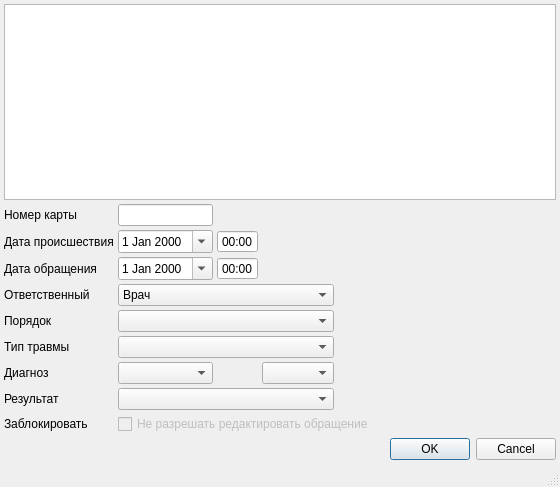
<?xml version="1.0" encoding="UTF-8"?>
<ui version="4.0">
 <class>Dialog</class>
 <widget class="QDialog" name="Dialog">
  <property name="geometry">
   <rect>
    <x>0</x>
    <y>0</y>
    <width>560</width>
    <height>487</height>
   </rect>
  </property>
  <property name="windowTitle">
   <string>Dialog</string>
  </property>
  <property name="sizeGripEnabled">
   <bool>true</bool>
  </property>
  <layout class="QGridLayout">
   <property name="margin">
    <number>4</number>
   </property>
   <property name="spacing">
    <number>4</number>
   </property>
   <item row="2" column="2">
    <widget class="QTimeEdit" name="edtBegTime">
     <property name="buttonSymbols">
      <enum>QAbstractSpinBox::NoButtons</enum>
     </property>
     <property name="displayFormat">
      <string>HH:mm</string>
     </property>
    </widget>
   </item>
   <item row="3" column="0">
    <widget class="QLabel" name="label_11">
     <property name="text">
      <string>Дата обращения</string>
     </property>
     <property name="buddy">
      <cstring>edtEndDate</cstring>
     </property>
    </widget>
   </item>
   <item row="6" column="0">
    <widget class="QLabel" name="lblTraumaType">
     <property name="text">
      <string>Тип травмы</string>
     </property>
    </widget>
   </item>
   <item row="2" column="3" colspan="2">
    <spacer>
     <property name="orientation">
      <enum>Qt::Horizontal</enum>
     </property>
     <property name="sizeHint" stdset="0">
      <size>
       <width>461</width>
       <height>20</height>
      </size>
     </property>
    </spacer>
   </item>
   <item row="1" column="1">
    <widget class="QLineEdit" name="edtCardNo"/>
   </item>
   <item row="8" column="4">
    <spacer>
     <property name="orientation">
      <enum>Qt::Horizontal</enum>
     </property>
     <property name="sizeHint" stdset="0">
      <size>
       <width>40</width>
       <height>20</height>
      </size>
     </property>
    </spacer>
   </item>
   <item row="6" column="4">
    <spacer>
     <property name="orientation">
      <enum>Qt::Horizontal</enum>
     </property>
     <property name="sizeHint" stdset="0">
      <size>
       <width>40</width>
       <height>20</height>
      </size>
     </property>
    </spacer>
   </item>
   <item row="4" column="1" colspan="3">
    <widget class="CPersonComboBoxEx" name="cmbPerson">
     <property name="whatsThis">
      <string>врач отвечающий за осмотр (терапевт)</string>
     </property>
     <item>
      <property name="text">
       <string>Врач</string>
      </property>
     </item>
    </widget>
   </item>
   <item row="3" column="1">
    <widget class="CDateEdit" name="edtEndDate">
     <property name="whatsThis">
      <string>дата окончания осмотра</string>
     </property>
     <property name="calendarPopup">
      <bool>true</bool>
     </property>
    </widget>
   </item>
   <item row="2" column="1">
    <widget class="CDateEdit" name="edtBegDate">
     <property name="whatsThis">
      <string>дата начала осмотра</string>
     </property>
     <property name="calendarPopup">
      <bool>true</bool>
     </property>
    </widget>
   </item>
   <item row="3" column="2">
    <widget class="QTimeEdit" name="edtEndTime">
     <property name="buttonSymbols">
      <enum>QAbstractSpinBox::NoButtons</enum>
     </property>
     <property name="displayFormat">
      <string>HH:mm</string>
     </property>
    </widget>
   </item>
   <item row="1" column="0">
    <widget class="QLabel" name="lblCardNo">
     <property name="text">
      <string>Номер карты</string>
     </property>
    </widget>
   </item>
   <item row="4" column="0">
    <widget class="QLabel" name="lblPerson">
     <property name="text">
      <string>Ответственный</string>
     </property>
     <property name="buddy">
      <cstring>cmbPerson</cstring>
     </property>
    </widget>
   </item>
   <item row="5" column="0">
    <widget class="QLabel" name="lblOrder">
     <property name="text">
      <string>Порядок</string>
     </property>
     <property name="buddy">
      <cstring>cmbOrder</cstring>
     </property>
    </widget>
   </item>
   <item row="0" column="0" colspan="5">
    <widget class="CTextBrowser" name="txtClientInfoBrowser">
     <property name="sizePolicy">
      <sizepolicy hsizetype="Expanding" vsizetype="Preferred">
       <horstretch>0</horstretch>
       <verstretch>2</verstretch>
      </sizepolicy>
     </property>
     <property name="minimumSize">
      <size>
       <width>0</width>
       <height>100</height>
      </size>
     </property>
     <property name="maximumSize">
      <size>
       <width>16777215</width>
       <height>16777215</height>
      </size>
     </property>
     <property name="focusPolicy">
      <enum>Qt::ClickFocus</enum>
     </property>
     <property name="whatsThis">
      <string>Описание пациента</string>
     </property>
     <property name="html">
      <string>&lt;!DOCTYPE HTML PUBLIC &quot;-//W3C//DTD HTML 4.0//EN&quot; &quot;http://www.w3.org/TR/REC-html40/strict.dtd&quot;&gt;
&lt;html&gt;&lt;head&gt;&lt;meta name=&quot;qrichtext&quot; content=&quot;1&quot; /&gt;&lt;style type=&quot;text/css&quot;&gt;
p, li { white-space: pre-wrap; }
&lt;/style&gt;&lt;/head&gt;&lt;body style=&quot; font-family:'MS Shell Dlg 2'; font-size:8.25pt; font-weight:400; font-style:normal;&quot;&gt;
&lt;p style=&quot;-qt-paragraph-type:empty; margin-top:0px; margin-bottom:0px; margin-left:0px; margin-right:0px; -qt-block-indent:0; text-indent:0px; font-size:8pt;&quot;&gt;&lt;br /&gt;&lt;/p&gt;&lt;/body&gt;&lt;/html&gt;</string>
     </property>
    </widget>
   </item>
   <item row="2" column="0">
    <widget class="QLabel" name="label_12">
     <property name="text">
      <string>Дата происшествия</string>
     </property>
     <property name="buddy">
      <cstring>edtBegDate</cstring>
     </property>
    </widget>
   </item>
   <item row="1" column="2" colspan="3">
    <spacer>
     <property name="orientation">
      <enum>Qt::Horizontal</enum>
     </property>
     <property name="sizeHint" stdset="0">
      <size>
       <width>40</width>
       <height>20</height>
      </size>
     </property>
    </spacer>
   </item>
   <item row="3" column="3" colspan="2">
    <spacer>
     <property name="orientation">
      <enum>Qt::Horizontal</enum>
     </property>
     <property name="sizeHint" stdset="0">
      <size>
       <width>461</width>
       <height>20</height>
      </size>
     </property>
    </spacer>
   </item>
   <item row="7" column="4">
    <spacer>
     <property name="orientation">
      <enum>Qt::Horizontal</enum>
     </property>
     <property name="sizeHint" stdset="0">
      <size>
       <width>40</width>
       <height>20</height>
      </size>
     </property>
    </spacer>
   </item>
   <item row="6" column="1" colspan="3">
    <widget class="CRBComboBox" name="cmbTraumaType"/>
   </item>
   <item row="7" column="3">
    <widget class="CICDCodeEditEx" name="edtMKBEx"/>
   </item>
   <item row="4" column="4">
    <spacer>
     <property name="orientation">
      <enum>Qt::Horizontal</enum>
     </property>
     <property name="sizeHint" stdset="0">
      <size>
       <width>351</width>
       <height>20</height>
      </size>
     </property>
    </spacer>
   </item>
   <item row="10" column="0" colspan="5">
    <widget class="QDialogButtonBox" name="buttonBox">
     <property name="orientation">
      <enum>Qt::Horizontal</enum>
     </property>
     <property name="standardButtons">
      <set>QDialogButtonBox::Cancel|QDialogButtonBox::Ok</set>
     </property>
    </widget>
   </item>
   <item row="8" column="1" colspan="3">
    <widget class="CRBComboBox" name="cmbResult"/>
   </item>
   <item row="8" column="0">
    <widget class="QLabel" name="lblResult">
     <property name="text">
      <string>Результат</string>
     </property>
    </widget>
   </item>
   <item row="11" column="0" colspan="5">
    <widget class="QStatusBar" name="statusBar">
     <property name="sizePolicy">
      <sizepolicy hsizetype="Preferred" vsizetype="Fixed">
       <horstretch>0</horstretch>
       <verstretch>0</verstretch>
      </sizepolicy>
     </property>
     <property name="toolTip">
      <string>A status bar</string>
     </property>
     <property name="whatsThis">
      <string>A status bar.</string>
     </property>
     <property name="sizeGripEnabled">
      <bool>false</bool>
     </property>
    </widget>
   </item>
   <item row="7" column="0">
    <widget class="QLabel" name="lblMKB">
     <property name="text">
      <string>Диагноз</string>
     </property>
     <property name="buddy">
      <cstring>edtMKB</cstring>
     </property>
    </widget>
   </item>
   <item row="7" column="1">
    <widget class="CICDCodeEditEx" name="edtMKB"/>
   </item>
   <item row="5" column="4">
    <spacer>
     <property name="orientation">
      <enum>Qt::Horizontal</enum>
     </property>
     <property name="sizeHint" stdset="0">
      <size>
       <width>351</width>
       <height>20</height>
      </size>
     </property>
    </spacer>
   </item>
   <item row="5" column="1" colspan="3">
    <widget class="CRBComboBox" name="cmbOrder">
     <item>
      <property name="text">
       <string/>
      </property>
     </item>
     <item>
      <property name="text">
       <string>Плановый</string>
      </property>
     </item>
     <item>
      <property name="text">
       <string>Экстренный</string>
      </property>
     </item>
     <item>
      <property name="text">
       <string>Самообращение</string>
      </property>
     </item>
     <item>
      <property name="text">
       <string>Принудительный</string>
      </property>
     </item>
     <item>
      <property name="text">
       <string>Из стационара</string>
      </property>
     </item>
     <item>
      <property name="text">
       <string>Из др. ЛПУ</string>
      </property>
     </item>
     <item>
      <property name="text">
       <string>Освидетельствование</string>
      </property>
     </item>
    </widget>
   </item>
   <item row="9" column="0">
    <widget class="QLabel" name="lblLock">
     <property name="text">
      <string>Заблокировать</string>
     </property>
     <property name="buddy">
      <cstring>chkLock</cstring>
     </property>
    </widget>
   </item>
   <item row="9" column="1" colspan="4">
    <widget class="QCheckBox" name="chkLock">
     <property name="enabled">
      <bool>false</bool>
     </property>
     <property name="text">
      <string>Не разрешать редактировать обращение</string>
     </property>
    </widget>
   </item>
  </layout>
 </widget>
 <customwidgets>
  <customwidget>
   <class>CRBComboBox</class>
   <extends>QComboBox</extends>
   <header>library/crbcombobox.h</header>
  </customwidget>
  <customwidget>
   <class>CDateEdit</class>
   <extends>QDateEdit</extends>
   <header>library/DateEdit.h</header>
  </customwidget>
  <customwidget>
   <class>CPersonComboBoxEx</class>
   <extends>QComboBox</extends>
   <header>Orgs/PersonComboBoxEx.h</header>
  </customwidget>
  <customwidget>
   <class>CTextBrowser</class>
   <extends>QTextBrowser</extends>
   <header>library/TextBrowser.h</header>
  </customwidget>
  <customwidget>
   <class>CICDCodeEditEx</class>
   <extends>QComboBox</extends>
   <header>library/ICDCodeEdit.h</header>
  </customwidget>
 </customwidgets>
 <tabstops>
  <tabstop>txtClientInfoBrowser</tabstop>
  <tabstop>edtCardNo</tabstop>
  <tabstop>edtBegDate</tabstop>
  <tabstop>edtBegTime</tabstop>
  <tabstop>edtEndDate</tabstop>
  <tabstop>edtEndTime</tabstop>
  <tabstop>cmbPerson</tabstop>
  <tabstop>cmbOrder</tabstop>
  <tabstop>cmbTraumaType</tabstop>
  <tabstop>edtMKB</tabstop>
  <tabstop>edtMKBEx</tabstop>
  <tabstop>cmbResult</tabstop>
  <tabstop>buttonBox</tabstop>
 </tabstops>
 <resources/>
 <connections>
  <connection>
   <sender>buttonBox</sender>
   <signal>accepted()</signal>
   <receiver>Dialog</receiver>
   <slot>accept()</slot>
   <hints>
    <hint type="sourcelabel">
     <x>607</x>
     <y>727</y>
    </hint>
    <hint type="destinationlabel">
     <x>574</x>
     <y>746</y>
    </hint>
   </hints>
  </connection>
  <connection>
   <sender>buttonBox</sender>
   <signal>rejected()</signal>
   <receiver>Dialog</receiver>
   <slot>reject()</slot>
   <hints>
    <hint type="sourcelabel">
     <x>680</x>
     <y>727</y>
    </hint>
    <hint type="destinationlabel">
     <x>672</x>
     <y>746</y>
    </hint>
   </hints>
  </connection>
 </connections>
</ui>
